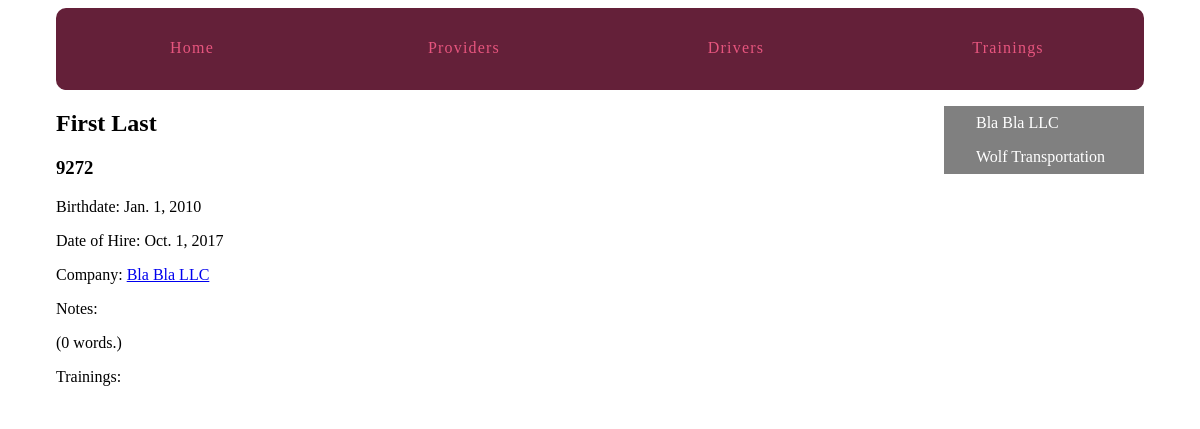
Page /directory/1/3/ on the earlier database version.
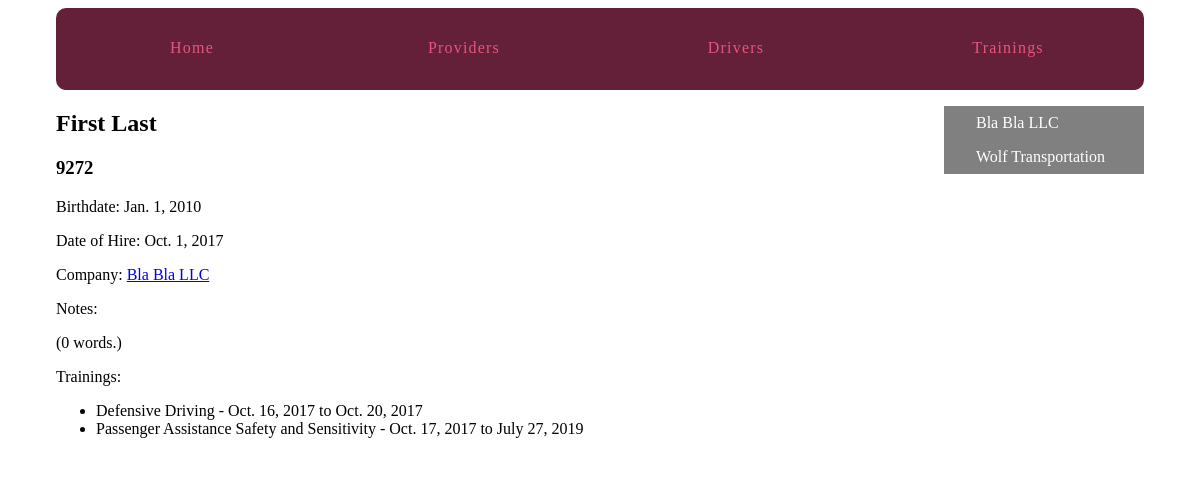
Same page on the later database version.
### directory/models.py (models this page shows, shortened)
class Provider(models.Model):
    business_name = models.CharField(max_length=56)
    address = models.CharField(max_length=56)
    phone_number = models.IntegerField()
    business_license = models.CharField(max_length=18)
    notes = models.TextField()
    created_at = models.DateTimeField(auto_now_add=True)

class Training(models.Model):
    driver = models.ForeignKey(Driver)
    training_date = models.DateField()
    time_since = models.DurationField()
    cert_file = models.FileField(upload_to='Training_Certificates')
    granting_agency = models.CharField(max_length=255)
    instructor = models.CharField(max_length=255)
    created_at = models.DateTimeField(auto_now_add=True)
    notes = models.TextField(blank=True,default='')
    class Meta:
        abstract = True

class DefensiveDriving(Training):
    name = models.CharField(default="Defensive Driving", max_length=255)
    expiration = models.DateField()

class PASS(Training):
    name = models.CharField(default="Passenger Assistance Safety and Sensitivity", max_length=255)
    expiration = models.DateField()

### directory/views.py (the view)
# urls.py: url(r'(?P<provider_pk>\d+)/(?P<driver_pk>\d+)/$', views.driver_detail, name='driver_detail'),
def driver_detail(request, provider_pk, driver_pk):
    driver = get_object_or_404(Driver, provider_id=provider_pk, pk=driver_pk)
    trainings = sorted(chain(driver.pass_set.all(), driver.defensivedriving_set.all()),
                key=lambda t: t.expiration)
    return render(request, 'directory/driver_detail.html', {
            'driver': driver,
            'trainings': trainings
        })

### directory/templatetags/contract_extras.py (called while the page is built)
@register.inclusion_tag('directory/provider_nav.html')
def nav_providers_list():
    providers = Provider.objects.all()
    return {'providers': providers}

### directory/templates/directory/driver_detail.html (shortened to what this page needs)
{% extends "layout.html" %}
{% load static from staticfiles %}
{% block static %}<link rel="stylesheet" href="{% static 'directory/css/directory.css' %}">{% endblock %}
{% block content %}
<article>
  {% with fir=driver.first_name %}
    <h2>{{ driver.first_name }} {{ driver.last_name }}</h2>
    <h3>{{ driver.driver_id }}</h3>
    <p>Birthdate: {{ driver.birth_date }}</p>
    <p>Date of Hire: {{ driver.hire_date }}</p>
    <p>Company: <a href="{% url 'directory:provider_detail' pk=driver.provider.pk %}">
              {{ driver.provider.business_name }}</a></p>
    <p>Notes:{{ driver.notes|linebreaks }} ({{ driver.notes|wordcount }} words.)</p>
    <p>Trainings:</p>
    <ul>
    {% for training in trainings %}
      <li>{{ training.name }} - {{ training.training_date }} to {{ training.expiration }}</li>
    {% endfor %}
    </ul>
  {% endwith %}
</article>
{% endblock %}

### directory/templates/directory/provider_nav.html
{% for provider in providers %}
  <div>
    <a href="{% url 'directory:provider_detail' pk=provider.pk %}">{{ provider.business_name }}</a>
  </div>
{% endfor %}

Differences in the rows shown:
added DefensiveDriving: name "Defensive Driving", training_date "Oct. 16, 2017", expiration "Oct. 20, 2017"
added PASS: name "Passenger Assistance Safety and Sensitivity", training_date "Oct. 17, 2017", expiration "July 27, 2019"
